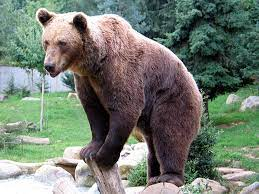
#> input picture img/bear.jpg, 259 x 194 px
$ python U02_Segmentierung.py
#> lines starting #> are read from the running program, lines starting #| are printed output that depends on the picture
import matplotlib.pyplot as plt
import skimage.segmentation as seg
import skimage.color as color
from skimage import io


def image_show(image, nrows=1, ncols=1, cmap='gray'):
    fig, ax = plt.subplots(nrows=nrows, ncols=ncols, figsize=(14, 14))
    ax.imshow(image, cmap='gray')
    ax.axis('off')
    return fig, ax


image = io.imread('img/bear.jpg')
#> image is the input picture: shape (194, 259, 3); mean R, G, B 113.5, 122.8, 111.1
# image = io.imread('img/forestfloor.jpg')

image_felzenszwalb = seg.felzenszwalb(image)
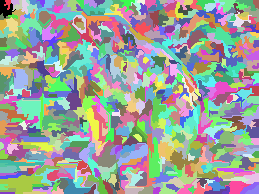
#> image_felzenszwalb: shape (194, 259) int64; 714 distinct labels, from 0 to 713; one colour per label, 0 black
image_show(image_felzenszwalb)
plt.show()
image_felzenszwalb_colored = color.label2rgb(image_felzenszwalb, image, kind='avg')
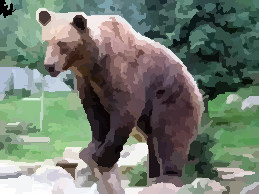
#> image_felzenszwalb_colored: shape (194, 259, 3); mean R, G, B 112.6, 121.9, 110.3
image_show(image_felzenszwalb_colored/255.0)
plt.show()
